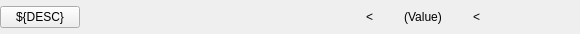
<?xml version="1.0" encoding="UTF-8"?>
<ui version="4.0">
 <class>Form</class>
 <widget class="QFrame" name="Form">
  <property name="geometry">
   <rect>
    <x>0</x>
    <y>0</y>
    <width>580</width>
    <height>34</height>
   </rect>
  </property>
  <property name="sizePolicy">
   <sizepolicy hsizetype="Preferred" vsizetype="Fixed">
    <horstretch>0</horstretch>
    <verstretch>0</verstretch>
   </sizepolicy>
  </property>
  <property name="minimumSize">
   <size>
    <width>0</width>
    <height>0</height>
   </size>
  </property>
  <property name="maximumSize">
   <size>
    <width>16777215</width>
    <height>50</height>
   </size>
  </property>
  <property name="windowTitle">
   <string>Form</string>
  </property>
  <property name="autoFillBackground">
   <bool>false</bool>
  </property>
  <layout class="QHBoxLayout" name="framelayout" stretch="1,1">
   <property name="spacing">
    <number>0</number>
   </property>
   <property name="leftMargin">
    <number>0</number>
   </property>
   <property name="topMargin">
    <number>0</number>
   </property>
   <property name="rightMargin">
    <number>0</number>
   </property>
   <property name="bottomMargin">
    <number>0</number>
   </property>
   <item>
    <layout class="QHBoxLayout" name="leftlayout">
     <item>
      <widget class="PyDMByteIndicator" name="PyDMByteIndicator">
       <property name="toolTip">
        <string>Is the source data updating and valid?</string>
       </property>
       <property name="alarmSensitiveContent" stdset="0">
        <bool>true</bool>
       </property>
       <property name="channel" stdset="0">
        <string>ca://${PREFIX}Valid_RBV</string>
       </property>
       <property name="offColor" stdset="0">
        <color>
         <red>255</red>
         <green>0</green>
         <blue>0</blue>
        </color>
       </property>
       <property name="showLabels" stdset="0">
        <bool>false</bool>
       </property>
       <property name="circles" stdset="0">
        <bool>true</bool>
       </property>
      </widget>
     </item>
     <item>
      <widget class="PyDMByteIndicator" name="PyDMByteIndicator_2">
       <property name="toolTip">
        <string>Does this pass the range check?</string>
       </property>
       <property name="alarmSensitiveContent" stdset="0">
        <bool>true</bool>
       </property>
       <property name="channel" stdset="0">
        <string>ca://${PREFIX}InRange_RBV</string>
       </property>
       <property name="offColor" stdset="0">
        <color>
         <red>255</red>
         <green>0</green>
         <blue>0</blue>
        </color>
       </property>
       <property name="showLabels" stdset="0">
        <bool>false</bool>
       </property>
       <property name="circles" stdset="0">
        <bool>true</bool>
       </property>
      </widget>
     </item>
     <item>
      <widget class="PyDMShellCommand" name="PyDMShellCommand">
       <property name="toolTip">
        <string>Open the pcdswidgets screen for ${DESC} (${HAPPI_DEVICE})</string>
       </property>
       <property name="text">
        <string>${DESC}</string>
       </property>
       <property name="showIcon" stdset="0">
        <bool>false</bool>
       </property>
       <property name="redirectCommandOutput" stdset="0">
        <bool>false</bool>
       </property>
       <property name="allowMultipleExecutions" stdset="0">
        <bool>true</bool>
       </property>
       <property name="titles" stdset="0">
        <stringlist>
         <string>Open device screen...</string>
        </stringlist>
       </property>
       <property name="commands" stdset="0">
        <stringlist>
         <string>las-open-device ${HAPPI_DEVICE}</string>
        </stringlist>
       </property>
      </widget>
     </item>
     <item>
      <spacer name="horizontalSpacer_4">
       <property name="orientation">
        <enum>Qt::Horizontal</enum>
       </property>
       <property name="sizeHint" stdset="0">
        <size>
         <width>40</width>
         <height>20</height>
        </size>
       </property>
      </spacer>
     </item>
    </layout>
   </item>
   <item>
    <layout class="QHBoxLayout" name="rightlayout">
     <item>
      <widget class="PyDMLabel" name="LowReadback">
       <property name="minimumSize">
        <size>
         <width>100</width>
         <height>0</height>
        </size>
       </property>
       <property name="toolTip">
        <string/>
       </property>
       <property name="frameShape">
        <enum>QFrame::NoFrame</enum>
       </property>
       <property name="alignment">
        <set>Qt::AlignLeading|Qt::AlignLeft|Qt::AlignVCenter</set>
       </property>
       <property name="channel" stdset="0">
        <string>ca://${PREFIX}Low_RBV</string>
       </property>
      </widget>
     </item>
     <item>
      <spacer name="horizontalSpacer_2">
       <property name="orientation">
        <enum>Qt::Horizontal</enum>
       </property>
       <property name="sizeHint" stdset="0">
        <size>
         <width>40</width>
         <height>20</height>
        </size>
       </property>
      </spacer>
     </item>
     <item>
      <widget class="PyDMLabel" name="LessThan_Low_2">
       <property name="toolTip">
        <string/>
       </property>
       <property name="text">
        <string>&lt;</string>
       </property>
       <property name="rules" stdset="0">
        <string>[{&quot;name&quot;: &quot;LessThan&quot;, &quot;property&quot;: &quot;Text&quot;, &quot;initial_value&quot;: &quot;&lt;&quot;, &quot;expression&quot;: &quot;(ch[0] == \&quot;Exclusive\&quot; and \&quot;&lt; \&quot;) or \&quot;&lt;=\&quot;&quot;, &quot;channels&quot;: [{&quot;channel&quot;: &quot;ca://${PREFIX}Inclusive_RBV&quot;, &quot;trigger&quot;: true, &quot;use_enum&quot;: true}]}]</string>
       </property>
       <property name="precision" stdset="0">
        <number>0</number>
       </property>
       <property name="showUnits" stdset="0">
        <bool>false</bool>
       </property>
       <property name="precisionFromPV" stdset="0">
        <bool>true</bool>
       </property>
       <property name="alarmSensitiveContent" stdset="0">
        <bool>false</bool>
       </property>
       <property name="alarmSensitiveBorder" stdset="0">
        <bool>true</bool>
       </property>
       <property name="channel" stdset="0">
        <string/>
       </property>
      </widget>
     </item>
     <item alignment="Qt::AlignRight">
      <widget class="PyDMLabel" name="ValueReadback">
       <property name="minimumSize">
        <size>
         <width>100</width>
         <height>0</height>
        </size>
       </property>
       <property name="toolTip">
        <string/>
       </property>
       <property name="text">
        <string>(Value)</string>
       </property>
       <property name="alignment">
        <set>Qt::AlignCenter</set>
       </property>
       <property name="channel" stdset="0">
        <string>ca://${PREFIX}Value_RBV</string>
       </property>
      </widget>
     </item>
     <item>
      <widget class="PyDMLabel" name="LessThan_High_2">
       <property name="toolTip">
        <string/>
       </property>
       <property name="text">
        <string>&lt;</string>
       </property>
       <property name="rules" stdset="0">
        <string>[{&quot;name&quot;: &quot;LessThan&quot;, &quot;property&quot;: &quot;Text&quot;, &quot;initial_value&quot;: &quot;&lt;&quot;, &quot;expression&quot;: &quot;(ch[0] == \&quot;Exclusive\&quot; and \&quot;&lt; \&quot;) or \&quot;&lt;=\&quot;&quot;, &quot;channels&quot;: [{&quot;channel&quot;: &quot;ca://${PREFIX}Inclusive_RBV&quot;, &quot;trigger&quot;: true, &quot;use_enum&quot;: true}]}]</string>
       </property>
       <property name="precision" stdset="0">
        <number>0</number>
       </property>
       <property name="showUnits" stdset="0">
        <bool>false</bool>
       </property>
       <property name="precisionFromPV" stdset="0">
        <bool>true</bool>
       </property>
       <property name="alarmSensitiveContent" stdset="0">
        <bool>false</bool>
       </property>
       <property name="alarmSensitiveBorder" stdset="0">
        <bool>true</bool>
       </property>
       <property name="channel" stdset="0">
        <string/>
       </property>
      </widget>
     </item>
     <item>
      <spacer name="horizontalSpacer_3">
       <property name="orientation">
        <enum>Qt::Horizontal</enum>
       </property>
       <property name="sizeHint" stdset="0">
        <size>
         <width>25</width>
         <height>17</height>
        </size>
       </property>
      </spacer>
     </item>
     <item alignment="Qt::AlignRight">
      <widget class="PyDMLabel" name="HighReadback">
       <property name="minimumSize">
        <size>
         <width>100</width>
         <height>0</height>
        </size>
       </property>
       <property name="toolTip">
        <string/>
       </property>
       <property name="alignment">
        <set>Qt::AlignRight|Qt::AlignTrailing|Qt::AlignVCenter</set>
       </property>
       <property name="channel" stdset="0">
        <string>ca://${PREFIX}High_RBV</string>
       </property>
      </widget>
     </item>
    </layout>
   </item>
  </layout>
 </widget>
 <customwidgets>
  <customwidget>
   <class>PyDMLabel</class>
   <extends>QLabel</extends>
   <header>pydm.widgets.label</header>
  </customwidget>
  <customwidget>
   <class>PyDMByteIndicator</class>
   <extends>QWidget</extends>
   <header>pydm.widgets.byte</header>
  </customwidget>
  <customwidget>
   <class>PyDMShellCommand</class>
   <extends>QPushButton</extends>
   <header>pydm.widgets.shell_command</header>
  </customwidget>
 </customwidgets>
 <resources/>
 <connections/>
</ui>
